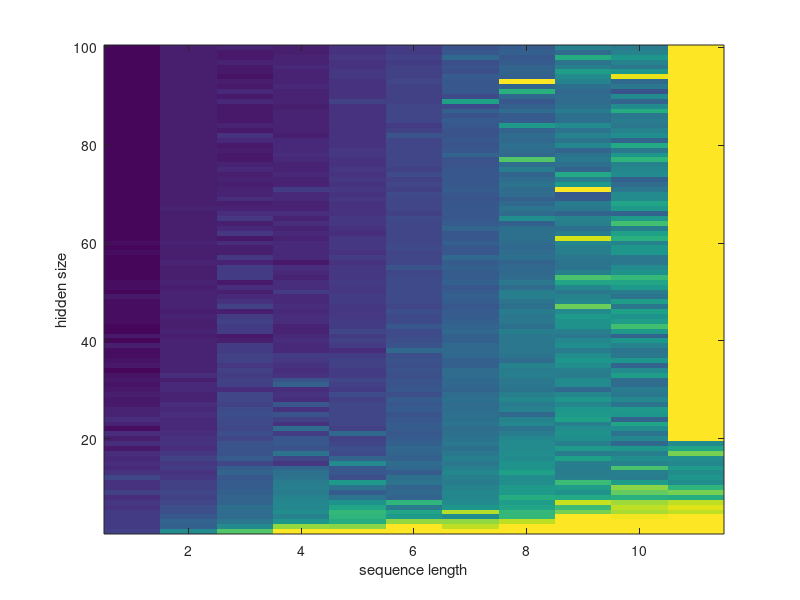

Reproduce this figure in MATLAB.
% plot comparison

data = csvread('auto_save_profiles_sample_predictor.txt');
seq_length = data(:,1);
hidden_size = data(:,2);
loss = data(:,3);

max_seq = max(data(:,1));
max_hid = max(data(:,2));
mesh_data = ones(max_seq, max_hid);

for i=1:size(data,1)
    seq = data(i,1);
    hid = data(i,2);
    loss = data(i,3);
    mesh_data(seq, hid) = loss;
end


imagesc(mesh_data, [0, 0.005])
xlabel('hidden size')
ylabel('sequence length')
zlabel('loss')
view([-90,90])